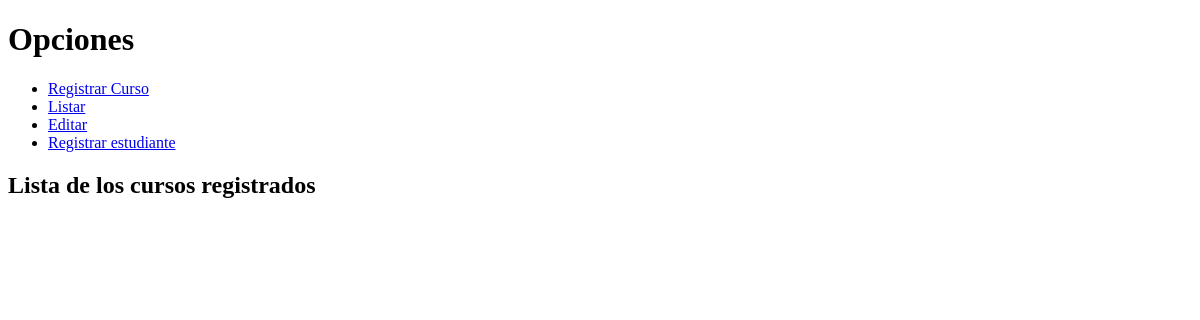
/relaciones/listar_cursos/, run on an earlier commit of the app's database.
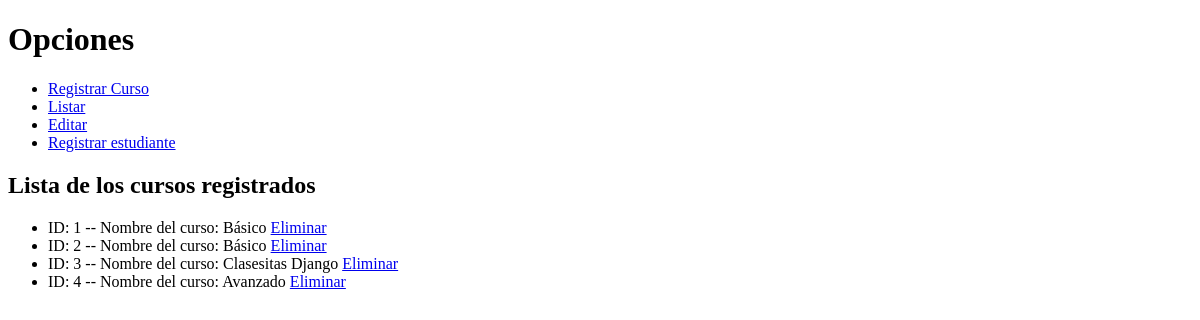
And on a later commit of the database.
### relacionesDjango/models.py (models this page shows)
class Curso(models.Model):
    OPCIONES_MATERIAS = [
        ("Programación", "Opción 1"),
        ("Comunicacion", "Opción 2"),
        ("Diseño", "Opción3"),
    ]
    curso_nombre = models.CharField(max_length=50)
    descripcion = models.CharField(max_length=100)
    materia = models.CharField(choices=OPCIONES_MATERIAS, max_length=50)

### relacionesDjango/views.py (the view)
# urls.py: path('listar_cursos/', views.listar_cursos, name="listar_cursos"),
def listar_cursos(request):
    obtener_cursos = Curso.objects.all()
    return render(request, 'listar_cursos.html', {
        'lista_cursos': obtener_cursos
    })

### templates/listar_cursos.html
{% extends "layouts/app.html" %}
{% block content %}
<h2>Lista de los cursos registrados</h2>
<ul>
    {% for curso in lista_cursos %}
    <li>
        ID: {{ curso.id }} -- Nombre del curso: {{ curso.curso_nombre }}
        <a href="{% url "eliminar_curso" curso.id  %}">Eliminar</a>
    </li>
    {% endfor %}
</ul>
{% endblock content %}

What changed in the data, as far as the page shows it:
added Curso: id "1", curso_nombre "Básico"
added Curso: id "2", curso_nombre "Básico"
added Curso: id "3", curso_nombre "Clasesitas Django"
added Curso: id "4", curso_nombre "Avanzado"
